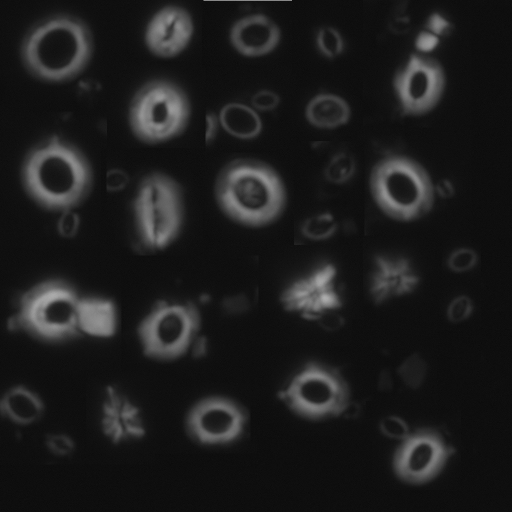
#> input picture imgs/train1.tif, 1024 x 1024 px (shown at 1/2 size)
$ python main.py
#> lines starting #> are read from the running program, lines starting #| are printed output that depends on the picture; after the words box and inside, x2 and y2 are one past the last pixel; in counts of white or black regions, pixels touching at a corner belong together; pictures that were not available may be replaced by others from this repository, and a replacement may not be noted
#> the answer given: lib/examples
### lib/utils.py
import copy

import cv2 as cv
import sys, math
import numpy as np
from matplotlib import pyplot as plt


# [78 lines left out: functions threshold_image, get_connected_components, plt_rectangles, plt_rectangles_one_col, divide_image, cut_out_of_image, not called in this run]

### main.py
import copy

from lib.utils import threshold_image, get_connected_components, plt_rectangles, divide_image, cut_out_of_image
import cv2 as cv
import sys, os, shutil
import numpy as np
from matplotlib import pyplot as plt
import pandas as pd


''' THESE ARE PARAMETERS YOU CAN CHANGE  '''

thresholding_level = 25
min_side = 15
max_side = 200
border = 5
img_name = 'train1.tif'
batch_name = 'test'
threshold_mode = 'mg' #'mg' or 'bi'
save_noclass = True

'''             DOWN TO HERE            '''


''' This will ask you if you already have data in the output folder
given by batch_name'''

img_name_no_ext = img_name.split('.')[0]
if not os.path.isdir(f'imgs_rectangled/{batch_name}_{img_name_no_ext}'):
    os.makedirs(f'imgs_rectangled/{batch_name}_{img_name_no_ext}')
else:
    inputt = str(input(f'The folder {batch_name}_{img_name_no_ext} already exists are you sure you want to continue? (y/n): ') or "y")
    if inputt=='n':
        sys.exit('User terminated as folder already exists')
    else:
        shutil.rmtree(f'imgs_rectangled/{batch_name}_{img_name_no_ext}')
        os.makedirs(f'imgs_rectangled/{batch_name}_{img_name_no_ext}')

def save_classified_images_no_classification(stats, img):
    # This function takes the stats file and an image, and saves your classifications to the
    # imgs_classified and imgs_classified_png folders.
    for c, col in stats.iterrows():
        # Saves file according to classification
        if not os.path.isdir(f'imgs_classified_png/{batch_name}_{img_name_no_ext}_noclass/-1/'):
            os.makedirs(f'imgs_classified_png/{batch_name}_{img_name_no_ext}_noclass/-1/')
        cv.imwrite(f'imgs_classified_png/{batch_name}_{img_name_no_ext}_noclass/-1/{c}.png', cut_out_of_image(img, col))
    return

'''
The main loop.
The if __name__ == '__main__' clause just checks that this is the script that is running (and nothing else is calling
this script by accident).
'''

if __name__=='__main__':

    '''This is where the real stuff happens'''

    # This reads the file img_name and outputs a numpy array for manipulation
    img_original = cv.imread(cv.samples.findFile(f"imgs/{img_name}",0))
#> img_original is the input picture: shape (1024, 1024, 3); min 3, max 255, mean 28.4
    img_original_copy = copy.deepcopy(img_original)

    # This thresholds the image at the amount thresholding_level, with mode = 'mg' or 'bi' (mean gaussian or binary)
    a, img_thresholded = threshold_image(img_original, thresholding_level, mode = threshold_mode)
#> in threshold_image, `ret, thresh = cv.threshold(img, thresh, 255, thresh_method)`:
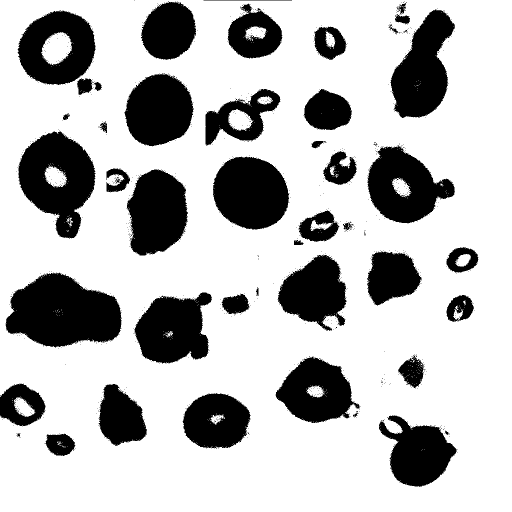
#> thresh: shape (1024, 1024, 3) (shown at 1/2 size); 73.2% white; 853 black regions (809 under 20 px), largest, box (x1, y1, x2, y2) and area: (11, 545, 243, 695) 24689, (36, 261, 191, 478) 19844, (426, 313, 579, 460) 17253
#> in threshold_image, `ret, thresh = cv.threshold(img, thresh, 255, thresh_method)`: ret = 25
#> a = 25

    # Takes the thresholded image and returns the rectangles around the particles
    stats = get_connected_components(img_thresholded, min_side=min_side, max_side=max_side, border = border)
#> in get_connected_components, `n, labels, stats, centroids = cv.connectedComponentsWithStats(b)`:
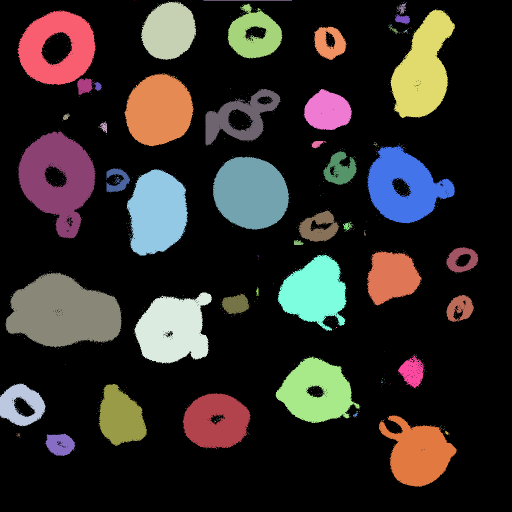
#> labels: shape (1024, 1024) int32 (shown at 1/2 size); 854 distinct labels, from 0 to 853; one colour per label, 0 black
#> in get_connected_components, `n, labels, stats, centroids = cv.connectedComponentsWithStats(b)`: n = 854; stats = 854 rows, first 6: [0, 0, 1024, 1024, 767774], [269, 0, 1, 1, 1], [407, 0, 177, 1, 177], [282, 2, 110, 118, 9626], [351, 2, 1, 1, 1], [355, 2, 1, 1, 1]; centroids = 854 pairs, first value 4 to 955, second value 0 to 965
#> in get_connected_components, `stats = stats[mask, :]`: stats = 37 rows, first 6: [282, 2, 110, 118, 9626], [793, 4, 20, 25, 188], [455, 7, 110, 110, 7183], [781, 19, 129, 217, 16731], [36, 20, 155, 150, 14864], [790, 28, 30, 21, 386]
#> in get_connected_components, `mask = [True if (np.mean(img[col[1]:col[1]+col[3], col[0]:col[0]+col[2..`: mask = 37 items, first 6: True, True, True, True, True, True
#> stats = 37 rows, first 6: [277, 0, 120, 128, 9626], [788, 0, 30, 35, 188], [450, 2, 120, 120, 7183], [776, 14, 139, 227, 16731], [31, 15, 165, 160, 14864], [785, 23, 40, 31, 386]

    # Divides the ORIGINAL IMAGE according to stats and saves the fossils as numpy arrays in imgs_np.
    # CURRENTLY UNUSED IN THIS ITERATION
    # print('Saving individual fossils')
    # divide_image(img_original, stats, batch_name, mode = 'np')
    # divide_image(img_original, stats, batch_name, mode = 'png')

    # Plots rectangles on the thresholded images and saves the rectangles in imgs_rectangles/{batch_name}_{image_name_no_ext}
    print('Saving retangled image')
    img_rectangled = plt_rectangles(img_thresholded, stats)
#> the loop in plt_rectangles, `for col in stats:` made 37 passes
#> after the loop in plt_rectangles, `for col in stats:`:
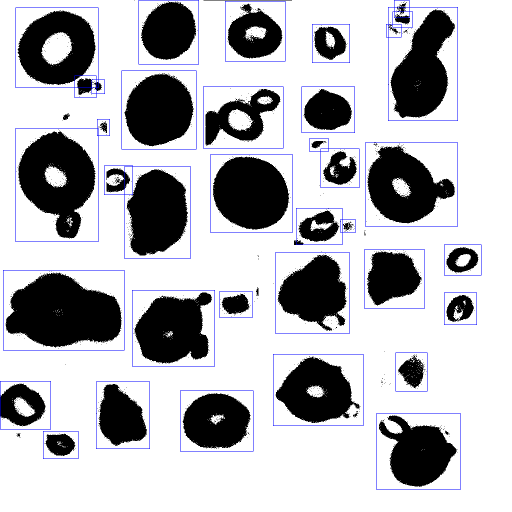
#> img: shape (1024, 1024, 3) (shown at 1/2 size); 1.47% of pixels changed, all inside (x1, y1, x2, y2) = (0, 0, 963, 980)
    cv.imwrite(f'imgs_rectangled/{batch_name}_{img_name_no_ext}/{img_name.split(".")[0]}.png', img_rectangled)
    img_rectangled = plt_rectangles(img_original, stats)
#> call 2 of plt_rectangles, with stats = array of shape (37, 5), color = (255, 0, 0)
#> the loop in plt_rectangles (call 2), `for col in stats:` made 37 passes
#> after the loop in plt_rectangles (call 2), `for col in stats:`:
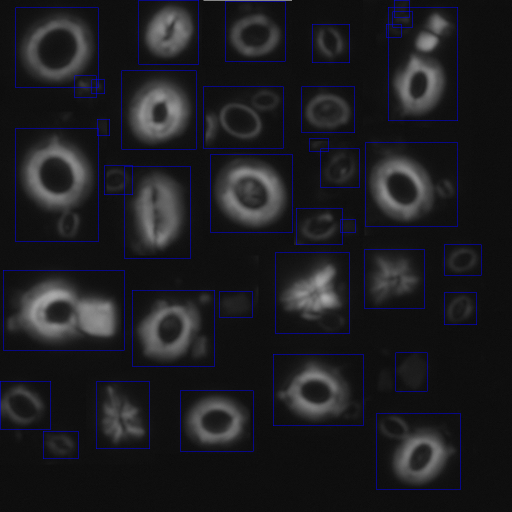
#> img: shape (1024, 1024, 3) (shown at 1/2 size); mean B, G, R 31.8, 28.1, 28.1
    cv.imwrite(f'imgs_rectangled/{batch_name}_{img_name_no_ext}/{img_name.split(".")[0]}_original.png', img_rectangled)

    # This prints the number of fossils that were found
    print(stats.shape[0],'fossils were found')
#| 37 fossils were found

    #Adds an extra column to stats so we can put classifications in later. -1 represents unclassified values
    stats = np.c_[stats, (-1+np.zeros(stats.shape[0]).reshape(-1,1))]
#> stats = 37 rows, first 6: [277, 0, 120, 128, 9626, -1], [788, 0, 30, 35, 188, -1], [450, 2, 120, 120, 7183, -1], [776, 14, 139, 227, 16731, -1], [31, 15, 165, 160, 14864, -1], [785, 23, 40, 31, 386, -1]

    # Saves stats in human-readable form to imgs_rectangles/{batch_name}_{image_name_no_ext}
    np.savetxt(f'imgs_rectangled/{batch_name}_{img_name_no_ext}/{img_name.split(".")[0]}.txt', stats, fmt='%.0f', delimiter=' ', header='left_top_x left_top_y x_length y_length vol class',comments='')

    if save_noclass:
        stats2 = pd.read_csv(f'imgs_rectangled/{batch_name}_{img_name_no_ext}/{img_name.split(".")[0]}.txt', delimiter=' ')
        save_classified_images_no_classification(stats2, img_original_copy)
#> the loop in save_classified_images_no_classification, `for c, col in stats.iterrows():` made 37 passes
#> pass 1, in save_classified_images_no_classification, `cv.imwrite(f'imgs_classified_png/{batch_name}_{img_name_no_ext}_noclas..`:
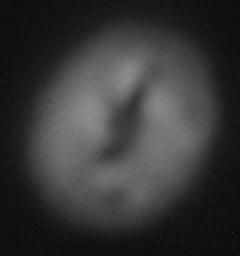
#> saved as 0.png: shape (128, 120, 3) (shown 2 times larger); min 4, max 142, mean 54.7
#> pass 2, in save_classified_images_no_classification, `cv.imwrite(f'imgs_classified_png/{batch_name}_{img_name_no_ext}_noclas..`:
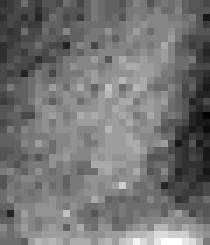
#> saved as 1.png: shape (35, 30, 3) (shown 7 times larger); min 14, max 35, mean 23.6; drawn with min black and max white

$ run again, on lib/examples/ex1.png
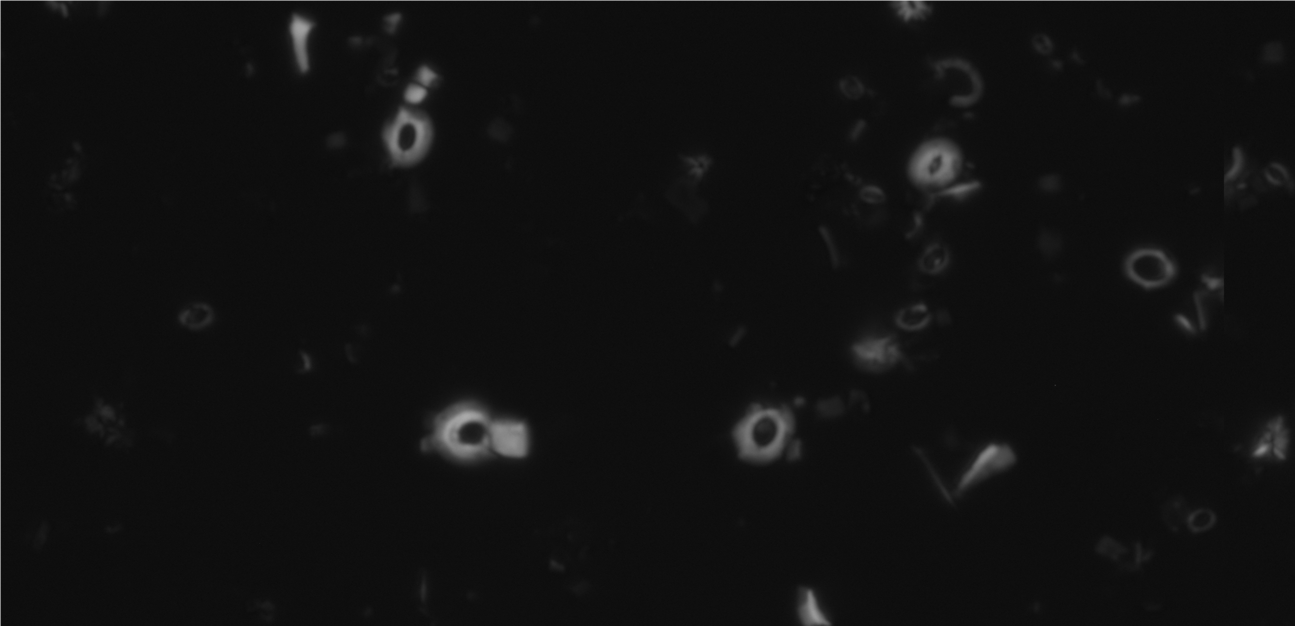
#> input picture lib/examples/ex1.png, 1295 x 626 px, given in place of train1.tif, which was not available
#> img_original is the input picture: shape (626, 1295, 3); min 11, max 194, mean 17
#> ret = 25
#> b: shape (626, 1295); 5.4% white; 89 white regions (26 under 20 px), largest, box (x1, y1, x2, y2) and area: (419, 394, 535, 468) 6185, (379, 62, 443, 170) 4198, (729, 395, 806, 466) 3927
#> labels: shape (626, 1295) int32; 90 distinct labels, from 0 to 89
#> in get_connected_components, `n, labels, stats, centroids = cv.connectedComponentsWithStats(b)`: n = 90; stats = 90 rows, first 6: [1, 1, 1294, 625, 767044], [0, 0, 1295, 626, 3034], [286, 11, 32, 66, 1464], [382, 11, 21, 25, 378], [1033, 35, 20, 19, 240], [349, 36, 24, 11, 175]; centroids = 90 pairs, first value 42 to 1278.6, second value 22.28 to 607.9
#> in get_connected_components, `stats = stats[mask, :]`: stats = 38 rows, first 6: [286, 11, 32, 66, 1464], [382, 11, 21, 25, 378], [1033, 35, 20, 19, 240], [349, 36, 24, 11, 175], [1265, 45, 15, 16, 181], [930, 57, 54, 51, 1184]
#> mask = 38 items, first 6: True, True, True, True, True, True
#> `stats = get_connected_components(img_thresholded, min_side=min_side, m..`: stats = 38 rows, first 6: [281, 6, 42, 76, 1464], [377, 6, 31, 35, 378], [1028, 30, 30, 29, 240], [344, 31, 34, 21, 175], [1260, 40, 25, 26, 181], [925, 52, 64, 61, 1184]
#> the loop in plt_rectangles, `for col in stats:` made 38 passes
#> after the loop in plt_rectangles, `for col in stats:`:
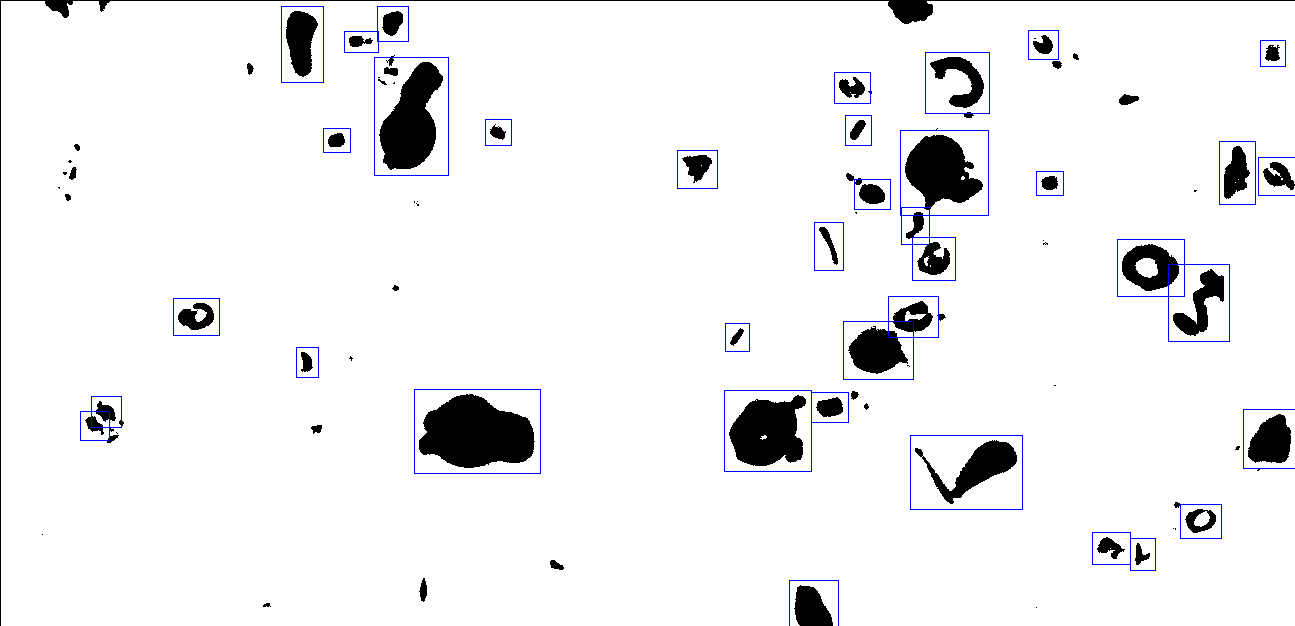
#> img: shape (626, 1295, 3); mean B, G, R 241.3, 239.2, 239.2
#> the loop in plt_rectangles (call 2), `for col in stats:` made 38 passes
#| 38 fossils were found
#> `stats = np.c_[stats, (-1+np.zeros(stats.shape[0]).reshape(-1,1))]`: stats = 38 rows, first 6: [281, 6, 42, 76, 1464, -1], [377, 6, 31, 35, 378, -1], [1028, 30, 30, 29, 240, -1], [344, 31, 34, 21, 175, -1], [1260, 40, 25, 26, 181, -1], [925, 52, 64, 61, 1184, -1]
#> the loop in save_classified_images_no_classification, `for c, col in stats.iterrows():` made 38 passes
#> pass 2, in save_classified_images_no_classification, `cv.imwrite(f'imgs_classified_png/{batch_name}_{img_name_no_ext}_noclas..`:
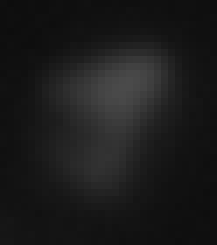
#> saved as 1.png: shape (35, 31, 3) (shown 7 times larger); min 13, max 74, mean 27
